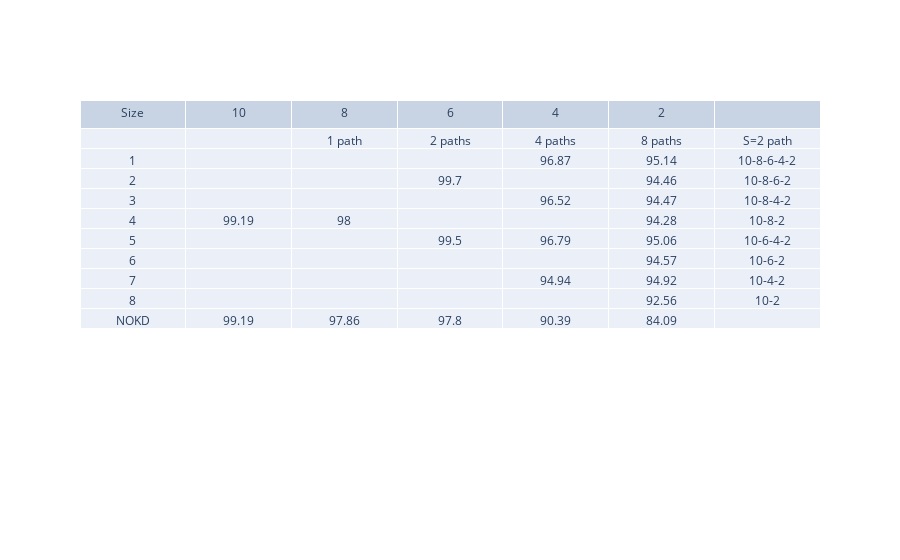

Notebook cell for this chart:
### Code cell
import plotly.graph_objects as go

# variables to store knowledge distillated network accuracies
tenAcc = 99.19

eightAcc = 98.0

sixAcc1 = 99.7
sixAcc2 = 99.5

fourAcc1 = 96.87
fourAcc2 = 96.52
fourAcc3 = 96.79
fourAcc4 = 94.94

twoAcc1 = 95.14
twoAcc2 = 94.46
twoAcc3 = 94.47
twoAcc4 = 94.28
twoAcc5 = 95.06
twoAcc6 = 94.57
twoAcc7 = 94.92
twoAcc8 = 92.56

tenNOKD = 99.19
eightNOKD = 97.86
sixNOKD = 97.8
fourNOKD = 90.39
twoNOKD = 84.09


fig = go.Figure(data=[go.Table(header=dict(values=['Size', '10', '8', '6', '4', '2', '']),
                 cells=dict(values=[['', '1', '2', '3', '4', '5', '6', '7', '8', 'NOKD'],
                                    ['', '', '', '', tenAcc, '', '', '', '', tenNOKD],
                                    ['1 path', '', '', '', eightAcc, '', '', '', '', eightNOKD],
                                    ['2 paths', '', sixAcc1, '', '', sixAcc2, '', '', '', sixNOKD],
                                    ['4 paths', fourAcc1, '', fourAcc2, '', fourAcc3, '', fourAcc4, '', fourNOKD],
                                    ['8 paths', twoAcc1, twoAcc2, twoAcc3, twoAcc4, twoAcc5, twoAcc6, twoAcc7, twoAcc8, twoNOKD],
                                    ['S=2 path', '10-8-6-4-2', '10-8-6-2', '10-8-4-2', '10-8-2', '10-6-4-2', '10-6-2', '10-4-2', '10-2', '']
                                    ]))
                    ])
fig.show()

### Figure 1 — Plotly figure (JSON) as saved in the notebook; plotly's stock layout.template omitted (floating-point values rounded to 4 significant figures)
{"data": [{"cells": {"values": [["", "1", "2", "3", "4", "5", "6", "7", "8", "NOKD"], ["", "", "", "", 99.19, "", "", "", "", 99.19], ["1 path", "", "", "", 98, "", "", "", "", 97.86], ["2 paths", "", 99.7, "", "", 99.5, "", "", "", 97.8], ["4 paths", 96.87, "", 96.52, "", 96.79, "", 94.94, "", 90.39], ["8 paths", 95.14, 94.46, 94.47, 94.28, 95.06, 94.57, 94.92, 92.56, 84.09], ["S=2 path", "10-8-6-4-2", "10-8-6-2", "10-8-4-2", "10-8-2", "10-6-4-2", "10-6-2", "10-4-2", "10-2", ""]]}, "header": {"values": ["Size", "10", "8", "6", "4", "2", ""]}, "type": "table"}], "layout": {}}
